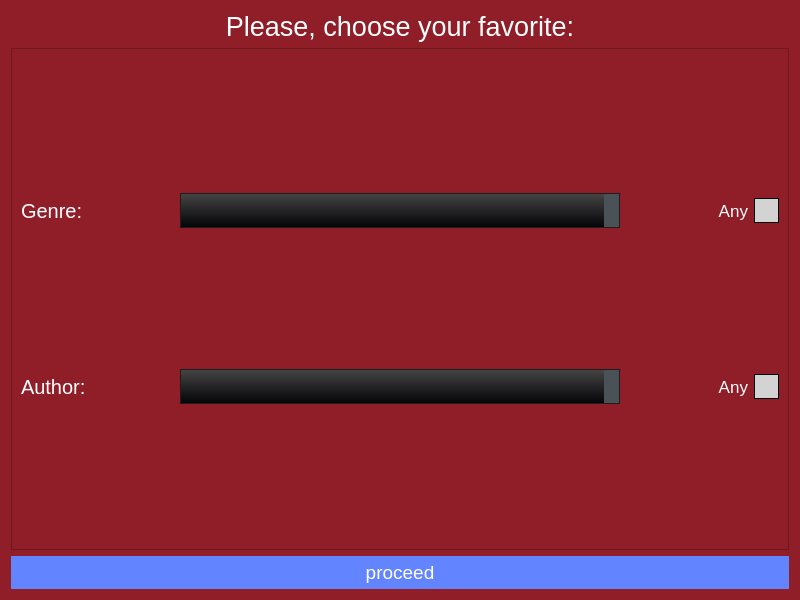
<?xml version="1.0" encoding="UTF-8"?>
<ui version="4.0">
 <class>Favorite</class>
 <widget class="QWidget" name="Favorite">
  <property name="geometry">
   <rect>
    <x>0</x>
    <y>0</y>
    <width>800</width>
    <height>600</height>
   </rect>
  </property>
  <property name="minimumSize">
   <size>
    <width>800</width>
    <height>600</height>
   </size>
  </property>
  <property name="windowTitle">
   <string>Form</string>
  </property>
  <property name="styleSheet">
   <string notr="true">/*Copyright (c) DevSec Studio. All rights reserved.

MIT License

Permission is hereby granted, free of charge, to any person obtaining a copy
of this software and associated documentation files (the &quot;Software&quot;), to deal
in the Software without restriction, including without limitation the rights
to use, copy, modify, merge, publish, distribute, sublicense, and/or sell
copies of the Software, and to permit persons to whom the Software is
furnished to do so, subject to the following conditions:

The above copyright notice and this permission notice shall be included in all
copies or substantial portions of the Software.

THE SOFTWARE IS PROVIDED *AS IS*, WITHOUT WARRANTY OF ANY KIND, EXPRESS OR
IMPLIED, INCLUDING BUT NOT LIMITED TO THE WARRANTIES OF MERCHANTABILITY,
FITNESS FOR A PARTICULAR PURPOSE AND NONINFRINGEMENT. IN NO EVENT SHALL THE
AUTHORS OR COPYRIGHT HOLDERS BE LIABLE FOR ANY CLAIM, DAMAGES OR OTHER
LIABILITY, WHETHER IN AN ACTION OF CONTRACT, TORT OR OTHERWISE, ARISING FROM,
OUT OF OR IN CONNECTION WITH THE SOFTWARE OR THE USE OR OTHER DEALINGS IN THE SOFTWARE.
*/

/*-----QWidget-----*/
QWidget
{
	background-color: #8f1e28;
	color: #fff;
	selection-background-color: #aa7e82;
	selection-color: #000;

}


/*-----QLabel-----*/
QLabel
{
	background-color: transparent;
	color: #fff;

}


/*-----QMenuBar-----*/
QMenuBar 
{
	background-color: qlineargradient(spread:repeat, x1:1, y1:0, x2:1, y2:1, stop:0 rgba(70, 70, 70, 255),stop:1 rgba(3, 2, 5, 255));
	color: #fff;

}


QMenuBar::item 
{
	background-color: transparent;
	border-left: 1px solid gray;
	padding: 5px;
	padding-left: 15px;
	padding-right: 15px;

}


QMenuBar::item:selected 
{
	background-color: #af272e;
	border: 1px solid #8f1e28;
	color: #fff;

}


QMenuBar::item:pressed 
{
	background-color: #6e181c;
	border: 1px solid #6e181c;
	color: #fff;

}


/*-----QMenu-----*/
QMenu
{
    background-color: #e8d9d7;
    border: 1px solid #4a5157;
	color: #000;

}


QMenu::item
{
    background-color: transparent;
    padding: 2px 20px 2px 20px;
	min-width: 100px;

}


QMenu::separator
{
   	background-color: #6e181c;
	height: 1px;

}


QMenu::item:disabled
{
    color: #555;
    background-color: transparent;
    padding: 2px 20px 2px 20px;

}


QMenu::item:selected
{
	background-color: #ab7f83;
	border: 1px solid #ab7f83;
	color: #fff;

}


/*-----QPushButton-----*/
QPushButton
{
	background-color: #6384ff;
	color: #fff;
	border: none;
	min-width: 80px;
	padding: 5px;

}


QPushButton::flat
{
	background-color: transparent;
	border: none;
	color: #000;

}


QPushButton::disabled
{
	background-color: #606060;
	color: #959595;
	border: none;

}


QPushButton::hover
{
	background-color: #718fff;
	border: 1px solid #718fff;

}


QPushButton::pressed
{
	background-color: #446cff;
	border: 1px solid #446cff;

}


QPushButton::checked
{
	background-color: #3761ff;
	border: 1px solid #3761ff;

}


/*-----QLineEdit-----*/
QLineEdit
{
	background-color: #e8d9d7;
	color : #000;
	border: 1px solid #1d1d1d;
	padding: 3px;
	padding-left: 5px;

}


/*-----QPlainTExtEdit-----*/
QPlainTextEdit
{
	background-color: #e8d9d7;
	color : #000;
	border: 1px solid #1d1d1d;
	padding: 3px;
	padding-left: 5px;

}


/*-----QToolBox-----*/
QToolBox
{
	background-color: transparent;
	border: 1px solid #410d12;

}


QToolBox::tab
{
	background-color: #640000;
	border: 1px solid #640000;

}


QToolBox::tab:hover
{
	background-color: #640000;
	border: 1px solid #1d1d1d;

}


/*-----QComboBox-----*/
QComboBox
{
    background-color: qlineargradient(spread:repeat, x1:1, y1:0, x2:1, y2:1, stop:0 rgba(70, 70, 70, 255),stop:1 rgba(3, 2, 5, 255));
    padding-left: 6px;
	border: 1px solid #1d1d1d;
    color: #fff;
    height: 20px;

}


QComboBox::disabled
{
	background-color: #404040;
	color: #656565;
	border-color: #051a39;

}


QComboBox:on
{
    background-color: #4a5157;
	color: #fff;

}


QComboBox QAbstractItemView
{
    background-color: #e8d9d7;
    color: #000;
    selection-background-color: #aa7e82;
	selection-color: #fff;
    outline: 0;

}


QComboBox::drop-down
{
	background-color: #4a5157;
    subcontrol-origin: padding;
    subcontrol-position: top right;
    width: 15px;

}


QComboBox::down-arrow
{
    image: url(://arrow-down.png);
    width: 8px;
    height: 8px;

}


/*-----QDoubleSpinBox &amp; QCalendarWidget-----*/
QDoubleSpinBox,
QCalendarWidget QSpinBox 
{
	background-color: qlineargradient(spread:repeat, x1:1, y1:0, x2:1, y2:1, stop:0 rgba(70, 70, 70, 255),stop:1 rgba(3, 2, 5, 255));
	color : #fff;
	border: 1px solid #1d1d1d;
	padding: 3px;
	padding-left: 5px;

}


QDoubleSpinBox::up-button, 
QCalendarWidget QSpinBox::up-button
{
	background-color: #4a5157;
    width: 16px; 
    border-width: 1px;
	border-color: #1d1d1d;

}


QDoubleSpinBox::up-button:hover, 
QCalendarWidget QSpinBox::up-button:hover
{
	background-color: #585858;

}


QDoubleSpinBox::up-button:pressed, 
QCalendarWidget QSpinBox::up-button:pressed
{
	background-color: #252525;
    width: 16px; 
    border-width: 1px;

}


QDoubleSpinBox::up-arrow,
QCalendarWidget QSpinBox::up-arrow
{
    image: url(://arrow-up.png);
    width: 7px;
    height: 7px;

}


QDoubleSpinBox::down-button, 
QCalendarWidget QSpinBox::down-button
{
	background-color: #4a5157;
    width: 16px; 
    border-width: 1px;
	border-color: #1d1d1d;

}


QDoubleSpinBox::down-button:hover, 
QCalendarWidget QSpinBox::down-button:hover
{
	background-color: #585858;

}


QDoubleSpinBox::down-button:pressed, 
QCalendarWidget QSpinBox::down-button:pressed
{
	background-color: #252525;
    width: 16px; 
    border-width: 1px;

}


QDoubleSpinBox::down-arrow,
QCalendarWidget QSpinBox::down-arrow
{
    image: url(://arrow-down.png);
    width: 7px;
    height: 7px;

}


/*-----QGroupBox-----*/
QGroupBox 
{
	background-color: #640000;
    border: 1px solid;
    border-color: #410d12;
    margin-top: 23px;

}


QGroupBox::title  
{
    background-color: #640000;
    color: #fff;
	subcontrol-position: top left;
    subcontrol-origin: margin;
    padding: 5px;
	min-width: 100px;
	border: 1px solid #410d12;
	border-bottom: none;

}


/*-----QHeaderView-----*/
QHeaderView::section
{
    background-color: qlineargradient(spread:repeat, x1:1, y1:0, x2:1, y2:1, stop:0 rgba(70, 70, 70, 255),stop:1 rgba(3, 2, 5, 255));
	border-top: 0px solid gray;
	border-bottom: 0px solid gray;
	border-right: 1px solid gray;
	border-left: 0px solid gray;
    color: #fff;
	padding: 4px;
	
}


QHeaderView::section:disabled
{
    background-color: #525251;
    color: #656565;

}


QHeaderView::section::vertical::first,
QHeaderView::section::vertical::only-one
{
    border-left: 1px solid #003333;

}


QHeaderView::section::vertical
{
    border-left: 1px solid #003333;
}


QHeaderView::section::horizontal::first,
QHeaderView::section::horizontal::only-one
{
    border-left: 1px solid #003333;

}


QHeaderView::section::horizontal
{
    border-left: 1px solid #003333;

}


/*-----QCalendarWidget-----*/
QCalendarWidget QMenu 
{
	width: 100px;
	left: 20px;
	color: #fff;

}


QCalendarWidget QWidget 
{ 
	alternate-background-color: #1d1d1d; 
	border: 1px solid #410d12;
	color: #000;

}


QCalendarWidget QAbstractItemView:enabled 
{
	color: #fff;  
	background-color: #1d1d1d;
	selection-background-color: #8f1e28; 
	selection-color: #fff; 

}


QCalendarWidget QAbstractItemView:disabled 
{ 
	color: #404040; 

}


/*-----QTreeWidget-----*/
QTreeView
{
	show-decoration-selected: 0;
	alternate-background-color: transparent;
	background-color: #e8d9d7;
   	border: 1px solid #410d12;
	color: #000;
	font: 8pt;

}


QTreeView::item:selected
{
	color:#fff;
	background-color: #af272e;
	border-radius: 0px;

}


QTreeView::item:!selected:hover
{
    background-color: #ab7f83;
    border: none;
    color: white;

}


QTreeView::branch:has-children:!has-siblings:closed,
QTreeView::branch:closed:has-children:has-siblings 
{
	image: url(://tree-closed.png);

}


QTreeView::branch:open:has-children:!has-siblings,
QTreeView::branch:open:has-children:has-siblings  
{
	image: url(://tree-open.png);

}


/*-----QListView-----*/
QListView 
{
	background-color: #e8d9d7;
	alternate-background-color: transparent;
    border : none;
    color: #000;
    show-decoration-selected: 1; 
    outline: 0;
   	border: 1px solid #410d12;

}


QListView::disabled 
{
	background-color: #656565;
	color: #1b1b1b;
    border: 1px solid #656565;

}


QListView::item 
{
	background-color: transparent;
    padding: 1px;

}


QListView::item:selected 
{
	background-color: #af272e;
	border: 1px solid #af272e;
	color: #fff;

}


QListView::item:selected:!active 
{
	background-color: #af272e;
	border: 1px solid #af272e;
	color: #fff;

}


QListView::item:selected:active 
{
	background-color: #af272e;
	border: 1px solid #af272e;
	color: #fff;

}


QListView::item:hover {
    background-color: #ab7f83;
    border: none;
    color: #000;

}


/*-----QCheckBox-----*/
QCheckBox
{
	background-color: transparent;
    color: #fff;
	border: none;

}


QCheckBox::indicator
{
    background-color: lightgray;
    border: 1px solid #000;
    width: 23px;
    height: 23px;

}


QCheckBox::indicator:checked
{
    image:url(&quot;./ressources/check.png&quot;);
	background-color: #cd70ff;
    border: 1px solid #3a546e;

}


QCheckBox::indicator:unchecked:hover
{
	border: 1px solid #46a2da; 

}


QCheckBox::disabled
{
	color: #656565;

}


QCheckBox::indicator:disabled
{
	background-color: #656565;
	color: #656565;
    border: 1px solid #656565;

}


/*-----QRadioButton-----*/
QRadioButton 
{
	color: #fff;
	background-color: transparent;

}


QRadioButton::indicator::unchecked:hover 
{
	background-color: #d3d3d3;
	border: 2px solid #462657;
	border-radius: 6px;
}


QRadioButton::indicator::checked 
{
	border: 2px solid #462657;
	border-radius: 6px;
	background-color: #cd70ff;  
	width: 9px; 
	height: 9px; 

}


/*-----QScrollBar-----*/
QScrollBar:vertical 
{
   border: none;
   width: 12px;

}


QScrollBar::handle:vertical 
{
   border: none;
   background-color: qlineargradient(spread:repeat, x1:1, y1:0, x2:1, y2:1, stop:0 rgba(70, 70, 70, 255),stop:1 rgba(3, 2, 5, 255));
   min-height: 80px;
   width : 12px;

}


QScrollBar::handle:vertical:pressed
{
   background-color: qlineargradient(spread:repeat, x1:1, y1:0, x2:1, y2:1, stop:0 rgba(102, 40, 40, 255),stop:0.480769 rgba(64, 19, 19, 255),stop:1 rgba(58, 0, 0, 255));

}


QScrollBar::add-line:vertical
{
   border: none;
   background: transparent;
   height: 0px;
   subcontrol-position: bottom;
   subcontrol-origin: margin;

}


QScrollBar::add-line:vertical:hover 
{
   background-color: transparent;

}


QScrollBar::add-line:vertical:pressed 
{
   background-color: #3f3f3f;

}


QScrollBar::sub-line:vertical
{
   border: none;
   background: transparent;
   height: 0px;

}


QScrollBar::sub-line:vertical:hover 
{
   background-color: transparent;

}


QScrollBar::sub-line:vertical:pressed 
{
   background-color: #3f3f3f;

}


QScrollBar::up-arrow:vertical
{
   width: 0px;
   height: 0px;
   background: transparent;

}


QScrollBar::down-arrow:vertical 
{
   width: 0px;
   height: 0px;
   background: transparent;

}


QScrollBar::add-page:vertical, QScrollBar::sub-page:vertical
{
   background-color: #e8d9d7;
	
}


QScrollBar:horizontal 
{
   border: none;
   height: 12px;

}


QScrollBar::handle:horizontal 
{
   border: none;
   border-radius : 0px;
   background-color: qlineargradient(spread:repeat, x1:1, y1:0, x2:1, y2:1, stop:0 rgba(70, 70, 70, 255),stop:1 rgba(3, 2, 5, 255));
   min-height: 80px;
   height : 12px;

}


QScrollBar::handle:horizontal:pressed
{
   background-color: qlineargradient(spread:repeat, x1:1, y1:0, x2:1, y2:1, stop:0 rgba(102, 40, 40, 255),stop:0.480769 rgba(64, 19, 19, 255),stop:1 rgba(58, 0, 0, 255)); 

}


QScrollBar::add-line:horizontal
{
   border: none;
   background: transparent;
   height: 0px;
   subcontrol-position: bottom;
   subcontrol-origin: margin;

}


QScrollBar::add-line:horizontal:hover 
{
   background-color: transparent;

}


QScrollBar::add-line:horizontal:pressed 
{
   background-color: #3f3f3f;

}


QScrollBar::sub-line:horizontal
{
   border: none;
   background: transparent;
   height: 0px;

}


QScrollBar::sub-line:horizontal:hover 
{
   background-color: transparent;

}


QScrollBar::sub-line:horizontal:pressed 
{
   background-color: #3f3f3f;

}


QScrollBar::up-arrow:horizontal
{
   width: 0px;
   height: 0px;
   background: transparent;

}


QScrollBar::down-arrow:horizontal 
{
   width: 0px;
   height: 0px;
   background: transparent;

}


QScrollBar::add-page:horizontal, QScrollBar::sub-page:horizontal
{
   background-color: #e8d9d7;
	
}


/*-----QProgressBar-----*/
QProgressBar
{
	border: 1px solid #410d12;
    text-align: center;
	color: #000;
	font-weight: bold;

}


QProgressBar::chunk
{
    background-color: #cd70ff;
    margin: 0.5px;

}


/*-----QStatusBar-----*/
QStatusBar
{
	background-color: qlineargradient(spread:repeat, x1:1, y1:0, x2:1, y2:1, stop:0 rgba(70, 70, 70, 255),stop:1 rgba(3, 2, 5, 255));
	color: #ffffff;
	border-color: #051a39;

}


/*-----QSizeGrip-----*/
QSizeGrip 
{
	background-color: image(&quot;./ressources/sizegrip.png&quot;); /*To replace*/
	border: none;

}
</string>
  </property>
  <layout class="QGridLayout" name="gridLayout_2">
   <item row="0" column="0" colspan="2">
    <widget class="QLabel" name="lTitle">
     <property name="sizePolicy">
      <sizepolicy hsizetype="Minimum" vsizetype="Maximum">
       <horstretch>0</horstretch>
       <verstretch>0</verstretch>
      </sizepolicy>
     </property>
     <property name="font">
      <font>
       <pointsize>20</pointsize>
      </font>
     </property>
     <property name="text">
      <string>Please, choose your favorite:</string>
     </property>
     <property name="alignment">
      <set>Qt::AlignCenter</set>
     </property>
    </widget>
   </item>
   <item row="1" column="0" colspan="2">
    <widget class="QFrame" name="frame">
     <property name="frameShape">
      <enum>QFrame::StyledPanel</enum>
     </property>
     <property name="frameShadow">
      <enum>QFrame::Raised</enum>
     </property>
     <layout class="QGridLayout" name="gridLayout">
      <item row="0" column="0">
       <widget class="QLabel" name="lGenre">
        <property name="font">
         <font>
          <pointsize>15</pointsize>
         </font>
        </property>
        <property name="text">
         <string>Genre:</string>
        </property>
       </widget>
      </item>
      <item row="0" column="1">
       <widget class="QComboBox" name="cbGenre">
        <property name="minimumSize">
         <size>
          <width>440</width>
          <height>35</height>
         </size>
        </property>
        <property name="font">
         <font>
          <pointsize>13</pointsize>
         </font>
        </property>
        <property name="currentText">
         <string/>
        </property>
       </widget>
      </item>
      <item row="0" column="2">
       <widget class="QCheckBox" name="cbAnyGenre">
        <property name="sizePolicy">
         <sizepolicy hsizetype="Minimum" vsizetype="Fixed">
          <horstretch>0</horstretch>
          <verstretch>0</verstretch>
         </sizepolicy>
        </property>
        <property name="font">
         <font>
          <pointsize>13</pointsize>
         </font>
        </property>
        <property name="layoutDirection">
         <enum>Qt::RightToLeft</enum>
        </property>
        <property name="text">
         <string>Any</string>
        </property>
        <property name="iconSize">
         <size>
          <width>40</width>
          <height>40</height>
         </size>
        </property>
       </widget>
      </item>
      <item row="1" column="0">
       <widget class="QLabel" name="lAuthor">
        <property name="font">
         <font>
          <pointsize>15</pointsize>
         </font>
        </property>
        <property name="text">
         <string>Author:</string>
        </property>
       </widget>
      </item>
      <item row="1" column="1">
       <widget class="QComboBox" name="cbAuthor">
        <property name="minimumSize">
         <size>
          <width>440</width>
          <height>35</height>
         </size>
        </property>
        <property name="font">
         <font>
          <pointsize>13</pointsize>
         </font>
        </property>
       </widget>
      </item>
      <item row="1" column="2">
       <widget class="QCheckBox" name="cbAnyAuthor">
        <property name="font">
         <font>
          <pointsize>13</pointsize>
         </font>
        </property>
        <property name="layoutDirection">
         <enum>Qt::RightToLeft</enum>
        </property>
        <property name="text">
         <string>Any</string>
        </property>
       </widget>
      </item>
     </layout>
    </widget>
   </item>
   <item row="2" column="0" colspan="2">
    <widget class="QPushButton" name="pbProceed">
     <property name="font">
      <font>
       <pointsize>14</pointsize>
      </font>
     </property>
     <property name="text">
      <string>proceed</string>
     </property>
    </widget>
   </item>
  </layout>
 </widget>
 <resources/>
 <connections/>
</ui>
